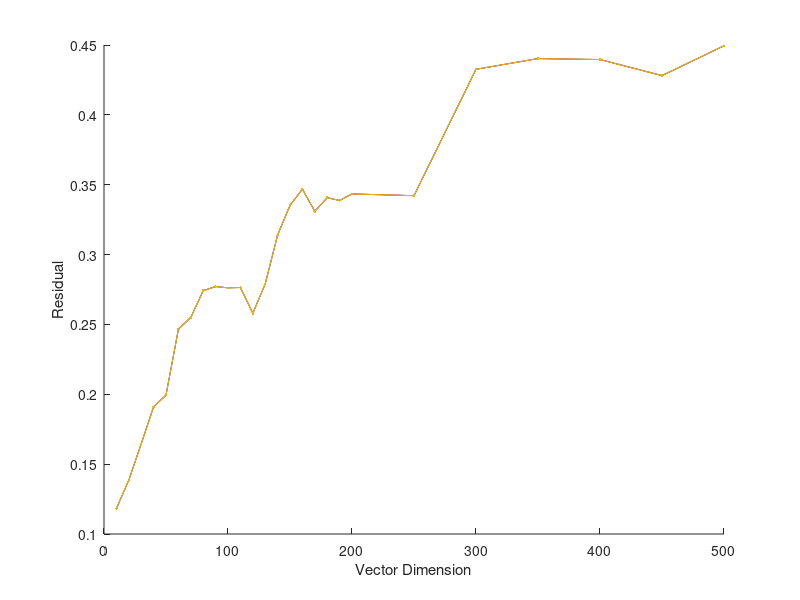

This figure's MATLAB source: (Note: this script raises an error after producing the figure.)
A1 =importdata('residualijk.txt');

n1=A1(:,1);
r1=A1(:,2);

figure(1);hold on;
figure(1);plot(n1,r1,'.-');
xlabel('Vector Dimension');
ylabel('Residual');
%%%%%
A2 =importdata('residualikj.txt');

n2=A2(:,1);
r2=A2(:,2);

figure(1);plot(n2,r2,'.-');
%%%%%%
A3 =importdata('residualjik.txt');

n3=A3(:,1);
r3=A3(:,2);

figure(1);plot(n2,r2,'.-');

%%%%%%%%%%%%%%%%%%%%%%%%%%%%%%%%%%%%%%%%
B =importdata('result2.txt');

n=B(:,1);
mflops=B(:,2)*10^-6;

figure(1);subplot(1,2,2);plot(n,mflops,'.-');
xlabel('Vector Dimension');
ylabel('MFLOPS/s');